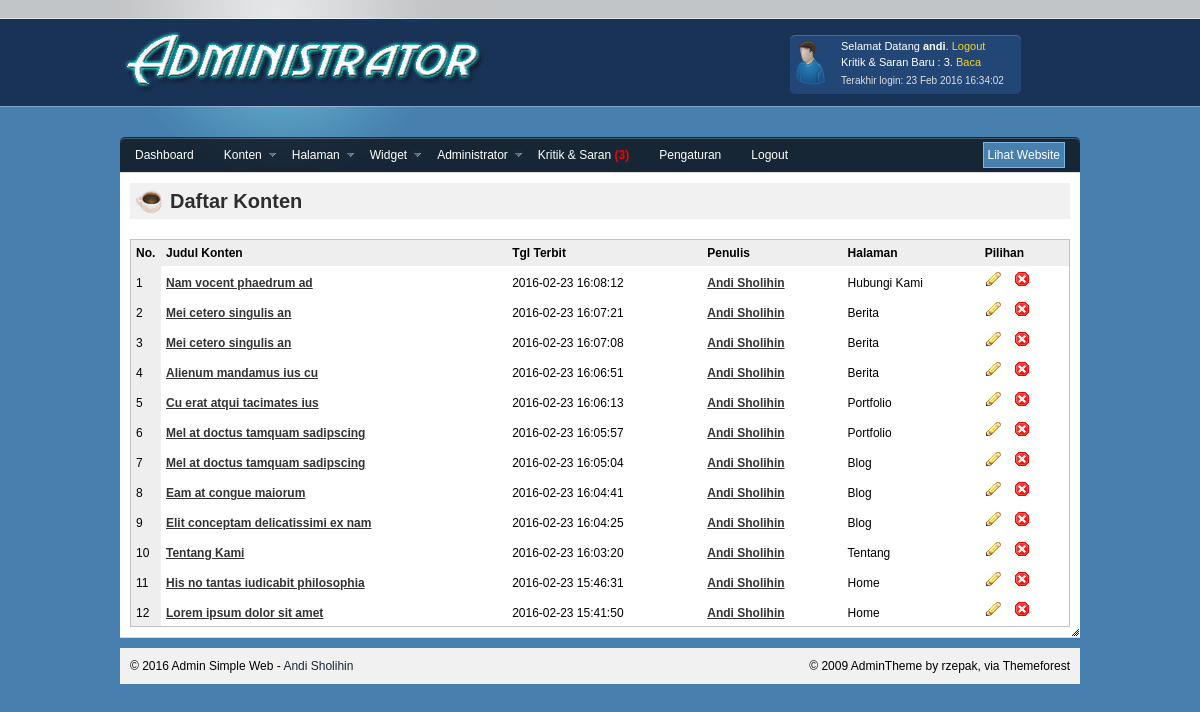
The page /myadmin/index.php?hal=tabelpost (signed in) on the database its author committed.
### tables this page shows
CREATE TABLE `konten` (
  `id_konten` int(11) NOT NULL,
  `judul_konten` varchar(100) NOT NULL,
  `username` varchar(15) NOT NULL,
  `tgl_terbit` datetime NOT NULL,
  `id_halaman` varchar(10) NOT NULL,
  `isi` longtext NOT NULL,
  `jenis` varchar(10) DEFAULT NULL
);

CREATE TABLE `user` (
  `username` varchar(15) NOT NULL,
  `password` varchar(100) NOT NULL,
  `nama` varchar(60) NOT NULL,
  `email` varchar(60) NOT NULL,
  `level` varchar(10) NOT NULL,
  `last_login` datetime DEFAULT NULL
);

CREATE TABLE `halaman` (
  `id_halaman` int(11) NOT NULL,
  `judul_halaman` varchar(20) NOT NULL,
  `tipe` varchar(10) NOT NULL,
  `no_urut` int(2) NOT NULL
);

### myadmin/tabel_post.php (the view, shortened to what this page needs)
<div id="tabledata" class="section">
<?php
	$que = mysql_query("SELECT * FROM konten WHERE jenis='artikel' ORDER BY id_konten DESC");
?>
			<h2 class="ico_mug">Daftar Konten</h2>
		    <table id="table">
			<thead>
			<tr>
				<th>No.</th>
				<th>Judul Konten</th>
				<th>Tgl Terbit</th>
				<th>Penulis</th>
				<th>Halaman</th>
				<th>Pilihan</th>
			</tr>
			</thead>
			<tbody>
			<?php
			$i=1;
			while($isi = mysql_fetch_array($que)){
				$hal = mysql_fetch_array(mysql_query("SELECT judul_halaman FROM halaman WHERE id_halaman='$isi[id_halaman]'"));
				$p = mysql_fetch_array(mysql_query("SELECT nama FROM user WHERE username='$isi[username]'"));
			?>
			<tr class="baris">
				<td class="table_check"><?php echo $i;?></td>
				<td class="table_title"><a href="?hal=editpost&id=<?php echo $isi['id_konten']; ?>"><?php echo $isi['judul_konten'];?></a></td>
				<td><?php echo $isi['tgl_terbit'];?></td>
				<td class="table_title"><a href="#"><?php echo $p['nama'];?></a></td>
				<td><?php echo $hal['judul_halaman'];?></td>
				<td>
				<a href="?hal=editpost&id=<?php echo $isi['id_konten']; ?>"><img alt="edit" src="img/edit.jpg" border="0"></a>
				<a href="hapus_post.php?id=<?php echo $isi['id_konten']; ?>" onclick="return confirm('Anda yakin akan menghapus konten?');"><img src="img/cancel.jpg" alt="delete" border="0"/>
				</td>
			</tr>
			<?php
				$i++;
				}
			?>
			</tbody>
		</table>
</div>

### myadmin/css/style.css (style rules this page uses)
html, body, div, span, applet, object, iframe, p, blockquote, pre, a, abbr, acronym, address, big, cite, code, del, dfn, em, font, img, ins, kbd, q, s, samp, small, strike, strong, sub, sup, tt, var, b, u, i, center, dl, dt, dd, ol, ul, li, fieldset, form, label, legend, table, caption, tbody, tfoot, thead, tr, th, td { margin: 0; padding: 0; border: 0; outline: 0; font-size: 100%; vertical-align: baseline;background: transparent; }
body { line-height: 1; }
table { border-collapse: collapse;border-spacing: 0; }
body { font-size:12px;font-family: Arial, Helvetica, sans-serif;color:#000;background:url(../img/bg.jpg) repeat-x #4780ae;line-height:16px; }
a { color:#162635;text-decoration:none; }
h2 { color:#2d2d2d;font-family: Arial, Helvetica, sans-serif;font-size:20px;padding:10px;margin:0px; }
.section,.panel,#shortcuts,#chart,.quickview { background:#fff;padding:10px;border-top:1px solid #ddd;border-bottom:1px solid #ddd;-moz-border-radius:3px; }
.section { margin:0px; }
.ico_mug { background:url(../img/ico_mug.jpg) no-repeat 5px center #f1f1f1; padding-left:40px;margin-bottom:20px; }
#table { width:100%;border:1px solid #c3c3c3; }
#table th { background:#eee;padding:5px;text-align:left; }
#table td { padding:5px; }
#table .table_check { width:20px;background:#eee; }
#table .table_title a { color:#333333;text-decoration:underline;font-weight:bold; }

### rows shown on the page
konten: judul_konten "Nam vocent phaedrum ad", tgl_terbit "2016-02-23 16:08:12", user.nama "Andi Sholihin", id_halaman.judul_halaman "Hubungi Kami"
konten: judul_konten "Mei cetero singulis an", tgl_terbit "2016-02-23 16:07:21", user.nama "Andi Sholihin", id_halaman.judul_halaman "Berita"
konten: judul_konten "Mei cetero singulis an", tgl_terbit "2016-02-23 16:07:08", user.nama "Andi Sholihin", id_halaman.judul_halaman "Berita"
konten: judul_konten "Alienum mandamus ius cu", tgl_terbit "2016-02-23 16:06:51", user.nama "Andi Sholihin", id_halaman.judul_halaman "Berita"
konten: judul_konten "Cu erat atqui tacimates ius", tgl_terbit "2016-02-23 16:06:13", user.nama "Andi Sholihin", id_halaman.judul_halaman "Portfolio"
konten: judul_konten "Mel at doctus tamquam sadipscing", tgl_terbit "2016-02-23 16:05:57", user.nama "Andi Sholihin", id_halaman.judul_halaman "Portfolio"
konten: judul_konten "Mel at doctus tamquam sadipscing", tgl_terbit "2016-02-23 16:05:04", user.nama "Andi Sholihin", id_halaman.judul_halaman "Blog"
konten: judul_konten "Eam at congue maiorum", tgl_terbit "2016-02-23 16:04:41", user.nama "Andi Sholihin", id_halaman.judul_halaman "Blog"
konten: judul_konten "Elit conceptam delicatissimi ex nam", tgl_terbit "2016-02-23 16:04:25", user.nama "Andi Sholihin", id_halaman.judul_halaman "Blog"
konten: judul_konten "Tentang Kami", tgl_terbit "2016-02-23 16:03:20", user.nama "Andi Sholihin", id_halaman.judul_halaman "Tentang"
konten: judul_konten "His no tantas iudicabit philosophia", tgl_terbit "2016-02-23 15:46:31", user.nama "Andi Sholihin", id_halaman.judul_halaman "Home"
konten: judul_konten "Lorem ipsum dolor sit amet", tgl_terbit "2016-02-23 15:41:50", user.nama "Andi Sholihin", id_halaman.judul_halaman "Home"

### other values the page prints
$_SESSION['username'] "andi"
$pesan[baru] "3"
date("d M Y H:i:s", strtotime($_SESSION['last'])) "23 Feb 2016 16:34:02"
